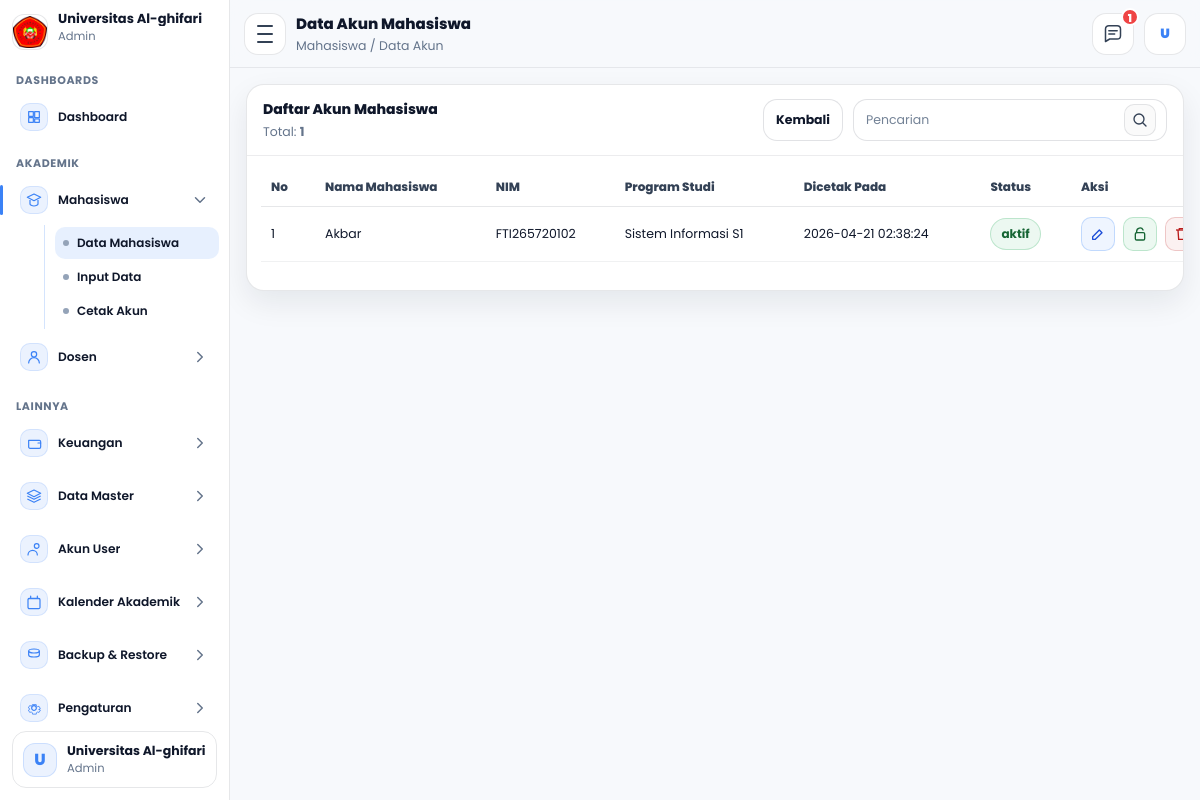
The app's page /admin/mahasiswa/dataakun.php (signed in), older data.
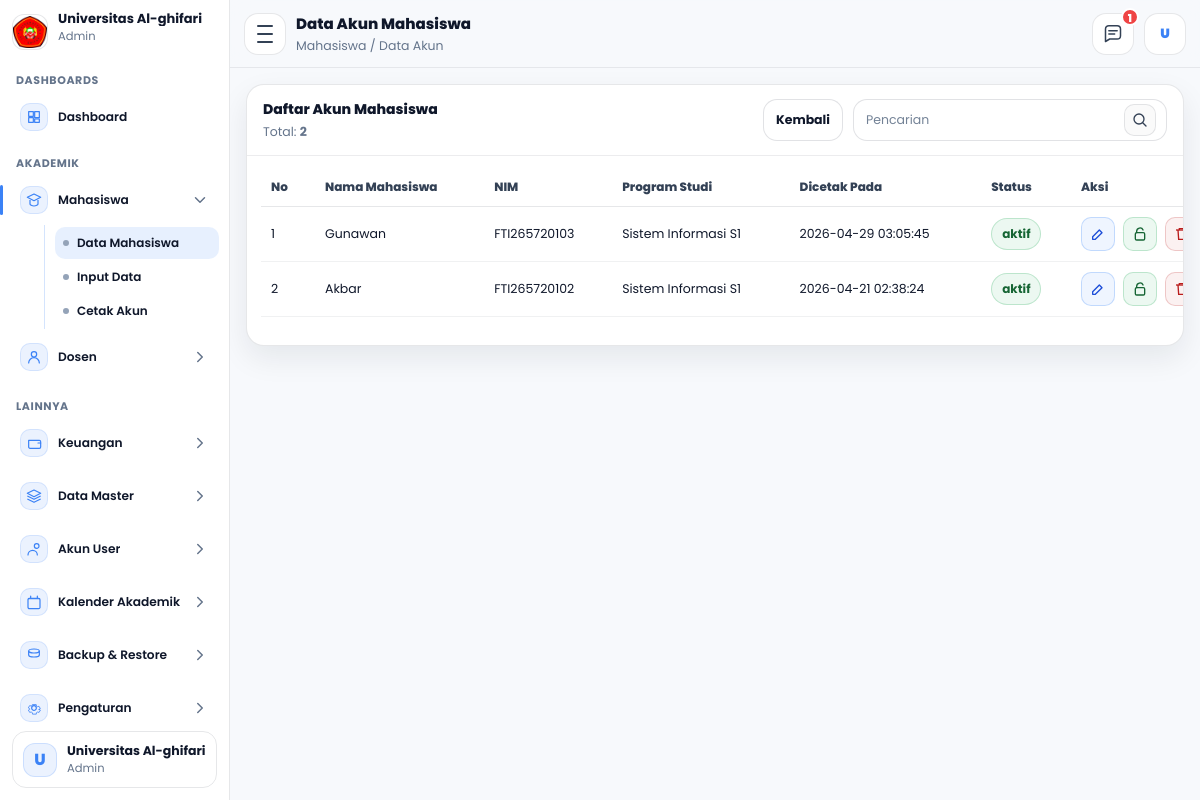
The same page, newer data.
### tables this page shows
CREATE TABLE `mahasiswa` (
  `id_mahasiswa` int NOT NULL,
  `tanggal_registrasi` date NOT NULL,
  `periode_pendaftaran` varchar(60) NOT NULL,
  `jenis_pendaftaran` varchar(60) NOT NULL,
  `jalur_pendaftaran` varchar(60) DEFAULT NULL,
  `program_studi` varchar(100) NOT NULL,
  `kelas` varchar(30) NOT NULL,
  `nim` varchar(30) NOT NULL,
  `jalur_keuangan` varchar(100) NOT NULL,
  `nama_mahasiswa` varchar(150) NOT NULL,
  `tempat_lahir` varchar(100) NOT NULL,
  `tanggal_lahir` date NOT NULL,
  `jenis_kelamin` varchar(20) NOT NULL,
  `golongan_darah` varchar(5) DEFAULT NULL,
  `agama` varchar(30) NOT NULL,
  `ukuran_seragam` varchar(10) NOT NULL,
  `nik` varchar(30) DEFAULT NULL,
  `nisn` varchar(30) DEFAULT NULL,
  `npwp` varchar(30) DEFAULT NULL,
  `kewarganegaraan` enum('WNI','WNA') DEFAULT NULL,
  `provinsi` varchar(100) DEFAULT NULL,
  `kab_kota` varchar(100) DEFAULT NULL,
  `kecamatan` varchar(100) DEFAULT NULL,
  `kelurahan` varchar(100) DEFAULT NULL,
  `jalan` varchar(200) DEFAULT NULL,
  `dusun` varchar(100) DEFAULT NULL,
  `rt` varchar(10) DEFAULT NULL,
  `rw` varchar(10) DEFAULT NULL,
  `kode_pos` varchar(10) DEFAULT NULL,
  `jenis_tinggal` varchar(50) DEFAULT NULL,
  `alat_transportasi` varchar(50) DEFAULT NULL,
  `telepon` varchar(30) DEFAULT NULL,
  `hp` varchar(30) DEFAULT NULL,
  `email` varchar(120) DEFAULT NULL,
  `penerima_kps` enum('Ya','Tidak') DEFAULT NULL,
  `no_kps` varchar(50) DEFAULT NULL,
  `nama_ayah` varchar(150) DEFAULT NULL,
  `tanggal_lahir_ayah` date DEFAULT NULL,
  `pendidikan_ayah` varchar(80) DEFAULT NULL,
  `pekerjaan_ayah` varchar(80) DEFAULT NULL,
  `penghasilan_ayah` varchar(80) DEFAULT NULL,
  `nama_ibu` varchar(150) DEFAULT NULL,
  `tanggal_lahir_ibu` date DEFAULT NULL,
  `pendidikan_ibu` varchar(80) DEFAULT NULL,
  `pekerjaan_ibu` varchar(80) DEFAULT NULL,
  `penghasilan_ibu` varchar(80) DEFAULT NULL,
  `nama_wali` varchar(150) DEFAULT NULL,
  `tanggal_lahir_wali` date DEFAULT NULL,
  `pendidikan_wali` varchar(80) DEFAULT NULL,
  `pekerjaan_wali` varchar(80) DEFAULT NULL,
  `penghasilan_wali` varchar(80) DEFAULT NULL,
  `asal_sekolah` varchar(150) DEFAULT NULL,
  `no_ijazah` varchar(80) DEFAULT NULL,
  `alamat_sekolah` varchar(255) DEFAULT NULL,
  `kodepos_sekolah` varchar(10) DEFAULT NULL,
  `email_sekolah` varchar(120) DEFAULT NULL,
  `telepon_sekolah` varchar(30) DEFAULT NULL,
  `website_sekolah` varchar(120) DEFAULT NULL,
  `asal_jurusan` varchar(120) DEFAULT NULL,
  `sks_diakui` int DEFAULT NULL,
  `asal_perguruan_tinggi` varchar(150) DEFAULT NULL,
  `asal_program_studi` varchar(150) DEFAULT NULL,
  `akun_dicetak` tinyint(1) NOT NULL DEFAULT '0',
  `akun_dicetak_pada` timestamp NULL DEFAULT NULL,
  `id_user` int DEFAULT NULL,
  `dibuat_pada` timestamp NULL DEFAULT CURRENT_TIMESTAMP,
  `diubah_pada` timestamp NULL DEFAULT NULL ON UPDATE CURRENT_TIMESTAMP
);

### admin/mahasiswa/dataakun.php (the view, shortened to what the changed rows need)
<?php
require_once __DIR__ . "/../layout.php";
$username = $_SESSION['username'] ?? 'unfari';
$nama_tampil = 'Universitas Al-ghifari';
$stmtMe = $conn->prepare("SELECT nama_lengkap FROM users WHERE username=? LIMIT 1");
$stmtMe->bind_param("s", $username);
$stmtMe->execute();
$rsMe = $stmtMe->get_result();
if ($rsMe && ($rowMe = $rsMe->fetch_assoc())) {
  $nama_tampil = $rowMe['nama_lengkap'] ?: $nama_tampil;
}
$menu = 'mhs_data';
$qRaw = trim($_GET['q'] ?? '');
$q = $qRaw;
$page = (int)($_GET['page'] ?? 1);
$perPage = 15;
$offset = ($page - 1) * $perPage;
function buildWhereAndParamsAkun($q){
  $where = "WHERE IFNULL(m.akun_dicetak,0)=1";
  $params = [];
  $types = "";
  return [$where, $types, $params];
}
function renderRowsAkun($rows, $offset){
  $no = $offset + 1;
  $html = '';
  foreach ($rows as $r){
    $id     = (int)($r['id_mahasiswa'] ?? 0);
    $nama   = e($r['nama_mahasiswa'] ?? '');
    $nim    = e($r['nim'] ?? '');
    $prodi  = e($r['program_studi'] ?? '-');
    $dicetak= e($r['akun_dicetak_pada'] ?? '-');
    $status = ($r['status'] ?? 'aktif') === 'nonaktif' ? 'nonaktif' : 'aktif';
    $lockTitle = ($status === 'aktif') ? 'Nonaktifkan' : 'Aktifkan';
    $svgUnlock = '<svg viewBox="0 0 24 24" fill="none" aria-hidden="true">
        <path d="M7 10V8a5 5 0 0 1 9.6-2" stroke="currentColor" stroke-width="2" stroke-linecap="round"/>
        <path d="M7 10h10a2 2 0 0 1 2 2v7a2 2 0 0 1-2 2H7a2 2 0 0 1-2-2v-7a2 2 0 0 1 2-2Z" stroke="currentColor" stroke-width="2" stroke-linejoin="round"/>
      </svg>';
    $svgLock = '<svg viewBox="0 0 24 24" fill="none" aria-hidden="true">
        <path d="M7 10V8a5 5 0 0 1 10 0v2" stroke="currentColor" stroke-width="2" stroke-linecap="round"/>
        <path d="M7 10h10a2 2 0 0 1 2 2v7a2 2 0 0 1-2 2H7a2 2 0 0 1-2-2v-7a2 2 0 0 1 2-2Z" stroke="currentColor" stroke-width="2" stroke-linejoin="round"/>
        <path d="M12 14v3" stroke="currentColor" stroke-width="2" stroke-linecap="round"/>
      </svg>';
    $html .= '<tr>';
    $html .= '<td class="col-no">'.$no.'</td>';
    $html .= '<td>'.$nama.'</td>';
    $html .= '<td>'.$nim.'</td>';
    $html .= '<td>'.$prodi.'</td>';
    $html .= '<td>'.$dicetak.'</td>';
    $html .= '<td><span class="st-pill '.($status==='aktif'?'on':'off').'">'.e($status).'</span></td>';
    $html .= '<td class="aksi">
      <a class="icon-btn edit" href="editakun.php?id='.$id.'" title="Edit">
        <svg viewBox="0 0 24 24" fill="none" aria-hidden="true">
          <path d="M4 20h4l10-10-4-4L4 16v4Z" stroke="currentColor" stroke-width="2" stroke-linejoin="round"/>
        </svg>
      </a>
      <button class="icon-btn lock '.($status==='aktif'?'on':'off').'" type="button"
              data-toggle="1" data-id="'.$id.'" data-status="'.$status.'"
              title="'.$lockTitle.'">
        '.(($status==='aktif') ? $svgUnlock : $svgLock).'
      </button>
      <button class="icon-btn del" type="button"
              data-del="1" data-id="'.$id.'" data-name="'.$nama.'"
              title="Hapus">
        <svg viewBox="0 0 24 24" fill="none" aria-hidden="true">
          <path d="M3 6h18" stroke="currentColor" stroke-width="2"/>
          <path d="M8 6V4h8v2" stroke="currentColor" stroke-width="2"/>
          <path d="M6 6l1 14h10l1-14" stroke="currentColor" stroke-width="2"/>
        </svg>
      </button>
    </td>';
    $html .= '</tr>';
    $no++;
  }
  return $html;
}
list($where, $types, $params) = buildWhereAndParamsAkun($q);
$sqlTotal = "SELECT COUNT(*) AS total
             FROM mahasiswa m
             LEFT JOIN users u
               ON (u.id_user = m.id_user)
               OR (u.username = m.nim AND u.role='mahasiswa')
             $where";
$stmtT = $conn->prepare($sqlTotal);
$stmtT->execute();
$rsT = $stmtT->get_result();
$total = 0;
if ($rsT && ($rowT = $rsT->fetch_assoc())) $total = (int)($rowT['total'] ?? 0);
$sql = "SELECT m.id_mahasiswa, m.nama_mahasiswa, m.nim, m.program_studi, m.akun_dicetak_pada,
               IFNULL(u.status,'aktif') AS status
        FROM mahasiswa m
        LEFT JOIN users u
          ON (u.id_user = m.id_user)
          OR (u.username = m.nim AND u.role='mahasiswa')
        $where
        ORDER BY m.id_mahasiswa DESC
        LIMIT ? OFFSET ?";
$stmt = $conn->prepare($sql);
if ($types !== '') {
  $types2 = $types . "ii";
  $limit = $perPage;
  $off = $offset;
  $stmt->bind_param($types2, ...array_merge($params, [$limit,$off]));
} else {
  $limit = $perPage;
  $off = $offset;
  $stmt->bind_param("ii", $limit, $off);
}
$stmt->execute();
$rs = $stmt->get_result();
$rows = [];
if ($rs) {
  while ($r = $rs->fetch_assoc()) $rows[] = $r;
}
$tbodyHtml = renderRowsAkun($rows, $offset);
renderAdminLayoutStart([
  "title"       => "Admin - Data Akun Mahasiswa",
  "page_title"  => "Data Akun Mahasiswa",
  "page_sub"    => "Mahasiswa / Data Akun",
  "menu"        => $menu,
  "nama_tampil" => $nama_tampil,
  "username"    => $username,
  "assetsBase"  => "../..",
  "basePath"    => "..",
  "extra_css"   => ["css/css_admin/mahasiswa/dataakun.css"],
]);
?>
<div class="panel">
  <div class="panel-head">
    <div class="panel-left">
      <div class="panel-sub">Total: <b id="totalText"><?= (int)$total ?></b></div>
    </div>
  </div>
  <div class="table-wrap">
    <table class="tbl">
      <thead>
        <tr>
          <th class="col-no">No</th>
          <th>Nama Mahasiswa</th>
          <th>NIM</th>
          <th>Program Studi</th>
          <th>Dicetak Pada</th>
          <th>Status</th>
          <th class="col-aksi">Aksi</th>
        </tr>
      </thead>
      <tbody id="tbody">
        <?= $tbodyHtml ?>
      </tbody>
    </table>
  </div>
</div>
<?php
renderAdminLayoutEnd([
  "assetsBase" => "../..",
  "extra_js"   => ["js/js_admin/mahasiswa/dataakun.js"],
]);

### admin/layout.php (shortened to what the changed rows need)
<?php
function e($s){ return htmlspecialchars((string)$s, ENT_QUOTES, 'UTF-8'); }
function isPrefix($menu, $prefix){ return strpos($menu, $prefix) === 0; }
function icon($name){
  if ($name === 'dash') return '<svg viewBox="0 0 24 24" fill="none"><path d="M4 13h7v7H4v-7Zm9-9h7v9h-7V4ZM4 4h7v7H4V4Zm9 11h7v5h-7v-5Z" stroke="currentColor" stroke-width="1.8" stroke-linejoin="round"/></svg>';
  if ($name === 'mhs')  return '<svg viewBox="0 0 24 24" fill="none"><path d="M12 3 22 8 12 13 2 8 12 3Z" stroke="currentColor" stroke-width="1.8" stroke-linejoin="round"/><path d="M6 12v6c0 1 2.7 3 6 3s6-2 6-3v-6" stroke="currentColor" stroke-width="1.8" stroke-linejoin="round"/></svg>';
  if ($name === 'dsn')  return '<svg viewBox="0 0 24 24" fill="none"><path d="M12 12a4 4 0 1 0-4-4 4 4 0 0 0 4 4Z" stroke="currentColor" stroke-width="1.8"/><path d="M4 21a8 8 0 0 1 16 0" stroke="currentColor" stroke-width="1.8" stroke-linecap="round"/></svg>';
  if ($name === 'wallet') return '<svg viewBox="0 0 24 24" fill="none"><path d="M4 8h16a2 2 0 0 1 2 2v8a2 2 0 0 1-2 2H6a2 2 0 0 1-2-2V8Z" stroke="currentColor" stroke-width="1.8" stroke-linejoin="round"/><path d="M18 12h4" stroke="currentColor" stroke-width="1.8" stroke-linecap="round"/></svg>';
  if ($name === 'layers') return '<svg viewBox="0 0 24 24" fill="none"><path d="M12 3 22 8 12 13 2 8 12 3Z" stroke="currentColor" stroke-width="1.8" stroke-linejoin="round"/><path d="M2 12l10 5 10-5" stroke="currentColor" stroke-width="1.8" stroke-linejoin="round"/><path d="M2 16.5l10 5 10-5" stroke="currentColor" stroke-width="1.8" stroke-linejoin="round"/></svg>';
  if ($name === 'users') return '<svg viewBox="0 0 24 24" fill="none"><path d="M16 11a3.5 3.5 0 1 0-3.5-3.5A3.5 3.5 0 0 0 16 11Z" stroke="currentColor" stroke-width="1.8"/><path d="M3 21a7 7 0 0 1 14 0" stroke="currentColor" stroke-width="1.8" stroke-linecap="round"/></svg>';
  if ($name === 'calendar') return '<svg viewBox="0 0 24 24" fill="none"><path d="M7 3v3M17 3v3" stroke="currentColor" stroke-width="1.8" stroke-linecap="round"/><path d="M4 7h16" stroke="currentColor" stroke-width="1.8" stroke-linecap="round"/><path d="M5 6.5h14A2 2 0 0 1 21 8.5v12A2 2 0 0 1 19 22H5a2 2 0 0 1-2-2v-12A2 2 0 0 1 5 6.5Z" stroke="currentColor" stroke-width="1.8" stroke-linejoin="round"/></svg>';
  if ($name === 'database') return '<svg viewBox="0 0 24 24" fill="none"><path d="M12 3c4.4 0 8 1.3 8 3s-3.6 3-8 3-8-1.3-8-3 3.6-3 8-3Z" stroke="currentColor" stroke-width="1.8" stroke-linejoin="round"/><path d="M4 6v6c0 1.7 3.6 3 8 3s8-1.3 8-3V6" stroke="currentColor" stroke-width="1.8" stroke-linejoin="round"/></svg>';
  if ($name === 'settings') return '<svg viewBox="0 0 24 24" fill="none"><path d="M12 15.5a3.5 3.5 0 1 0 0-7 3.5 3.5 0 0 0 0 7Z" stroke="currentColor" stroke-width="1.8"/><path d="M19.4 15a8.3 8.3 0 0 0 .1-1l2-1.1-2-3.5-2.2.6a7.7 7.7 0 0 0-1.7-1l-.3-2.2H9.7L9.4 8a7.7 7.7 0 0 0-1.7 1l-2.2-.6-2 3.5 2 1.1a8.3 8.3 0 0 0 .1 1l-2 1.1 2 3.5 2.2-.6a7.7 7.7 0 0 0 1.7 1l.3 2.2h5.6l.3-2.2a7.7 7.7 0 0 0 1.7-1l2.2.6 2-3.5-2-1.1Z" stroke="currentColor" stroke-width="1.2" stroke-linejoin="round"/></svg>';
  if ($name === 'logout') return '<svg viewBox="0 0 24 24" fill="none"><path d="M10 17h-1a6 6 0 1 1 0-12h1" stroke="currentColor" stroke-width="1.8" stroke-linecap="round"/><path d="M14 7l5 5-5 5" stroke="currentColor" stroke-width="1.8" stroke-linecap="round" stroke-linejoin="round"/><path d="M19 12H10" stroke="currentColor" stroke-width="1.8" stroke-linecap="round"/></svg>';
  if ($name === 'msg') return '<svg viewBox="0 0 24 24" fill="none"><path d="M21 14a4 4 0 0 1-4 4H8l-5 3V6a4 4 0 0 1 4-4h10a4 4 0 0 1 4 4v8Z" stroke="currentColor" stroke-width="1.8" stroke-linejoin="round"/><path d="M7 8h10M7 12h7" stroke="currentColor" stroke-width="1.8" stroke-linecap="round"/></svg>';
  return '';
}
function renderSidebar($menu, $nama_tampil, $username, $basePath = ""){
  $bp = rtrim($basePath, "/");
  if ($bp !== "") $bp .= "/";
  ?>
  <aside class="sidebar" id="sidebar" aria-label="Sidebar Admin">
    <nav class="nav" id="nav">
      <?php foreach($groups as $g): ?>
        <div class="nav-group">
          <div class="nav-title"><?= e($g['title']) ?></div>
          <?php foreach($g['items'] as $it): ?>
            <?php if ($it['type']==='link'): ?>
              <a class="nav-item <?= !empty($it['active'])?'active':'' ?>" href="<?= e($it['href']) ?>">
                <span class="ic"><?= icon($it['icon']) ?></span>
                <span class="tx"><?= e($it['label']) ?></span>
              </a>
            <?php else: ?>
              <button class="nav-item has-sub <?= !empty($it['open'])?'open':'' ?>" type="button"
                data-sub="<?= e($it['id']) ?>" aria-expanded="<?= !empty($it['open'])?'true':'false' ?>">
                <span class="ic"><?= icon($it['icon']) ?></span>
                <span class="tx"><?= e($it['label']) ?></span>
                <span class="ch" aria-hidden="true">
                  <svg viewBox="0 0 24 24" fill="none"><path d="M9 6l6 6-6 6" stroke="currentColor" stroke-width="2" stroke-linecap="round" stroke-linejoin="round"/></svg>
                </span>
              </button>
              <div class="sub <?= !empty($it['open'])?'open':'' ?>" id="<?= e($it['id']) ?>">
                <?php foreach($it['children'] as $c): ?>
                  <a class="sub-item <?= !empty($c['active'])?'active':'' ?>" href="<?= e($c['href']) ?>">
                    <span class="dot"></span>
                    <span class="tx"><?= e($c['label']) ?></span>
                  </a>
                <?php endforeach; ?>
              </div>
            <?php endif; ?>
          <?php endforeach; ?>
        </div>
      <?php endforeach; ?>
    </nav>
  </aside>
  <?php
}
function renderAdminLayoutStart($opts = []){
  $menu       = $opts['menu'] ?? 'dashboard';
  $nama       = $opts['nama_tampil'] ?? 'Admin';
  $username   = $opts['username'] ?? 'user';
  $assetsBase = rtrim($opts['assetsBase'] ?? '..', '/');
  $basePath   = rtrim($opts['basePath'] ?? '', '/');
  if ($basePath !== '') $basePath = rtrim($basePath, '/');
  ?>
<!doctype html>
<html lang="id">
<head>
  <link rel="stylesheet" href="<?= e($assetsBase) ?>/css/css_admin/dashboard.css">
  <?php
    if (!empty($opts['extra_css']) && is_array($opts['extra_css'])) {
      foreach($opts['extra_css'] as $css) {
        echo '<link rel="stylesheet" href="'.e($assetsBase.'/'.$css).'">'."\n";
      }
    }
  ?>
</head>
<body>
  <div class="app" id="app">
    <?php renderSidebar($menu, $nama, $username, $basePath); ?>
    <main class="main">
      <section class="content">
  <?php
}
function renderAdminLayoutEnd($opts = []){
  ?>
      </section>
    </main>
  </div>
</body>
</html>
  <?php
}

Row changes from the older to the newer data that the page shows:
added mahasiswa: nama_mahasiswa "Gunawan", nim "FTI265720103", program_studi "Sistem Informasi S1", akun_dicetak_pada "2026-04-29 03:05:45", status "aktif"
Text that changed along with them:
$total: "1" → "2"
